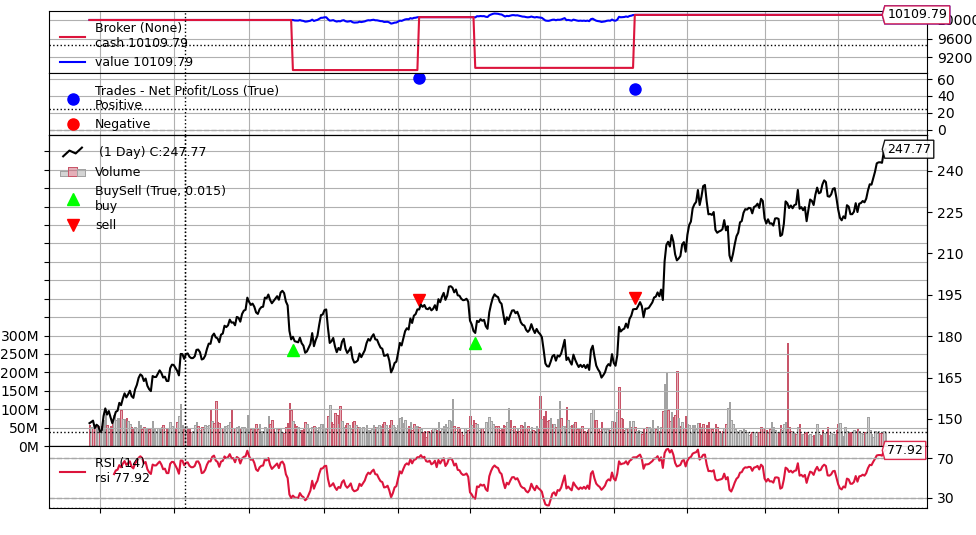

Recreate this plot in Python.
import backtrader as bt
import requests
import pandas as pd
import os

# API Settings
ticker = "AAPL"
start_date = "2023-01-09"
end_date = "2024-12-10"
api_key = "BCnibG6TFwiypPXLQW6cqy5cdcLAP0bf"  # Insert your API Key

# File save path
save_path = f"/Users/rezaghasemi/Downloads/Programming/Quantitative/{ticker}_RSI_Strategy.csv"

# Check if file already exists
if os.path.exists(save_path):
    print("🔍 File found, loading data...")
    df = pd.read_csv(save_path, index_col="date", parse_dates=True)
else:
    print("📡 Fetching data from API...")
    url = f"https://api.polygon.io/v2/aggs/ticker/{ticker}/range/1/day/{start_date}/{end_date}?adjusted=true&sort=asc&apiKey={api_key}"
    response = requests.get(url)

    if response.status_code == 200:
        try:
            data = response.json()["results"]
            df = pd.DataFrame(data)
            df["date"] = pd.to_datetime(df["t"], unit="ms")
            df.set_index("date", inplace=True)

            # Rename columns for Backtrader
            df.rename(columns={"o": "open", "h": "high", "l": "low", "c": "close", "v": "volume"}, inplace=True)

            # Save data to CSV
            df.to_csv(save_path)
            print(f"✅ Data saved at: {save_path}")

        except Exception as e:
            print(f"❌ JSON processing error: {e}")
            exit()
    else:
        print(f"❌ API Error: Status code {response.status_code}")
        print("Response text:", response.text)
        exit()


# 📌 **Backtrader Strategy: RSI-Based Strategy**
class RSIStrategy(bt.Strategy):
    params = (("rsi_period", 14), ("rsi_lower", 30), ("rsi_upper", 70))  # RSI Parameters

    def __init__(self):
        self.rsi = bt.indicators.RSI(period=self.params.rsi_period)  # Compute RSI

    def next(self):
        if not self.position:
            if self.rsi[0] < self.params.rsi_lower:  # Buy when RSI < 30
                cash_available = self.broker.get_cash()
                share_size = cash_available * 0.10 / self.data.close[0]  # Buy with 10% of capital
                self.buy(size=round(share_size))
        else:
            if self.rsi[0] > self.params.rsi_upper:  # Sell when RSI > 70
                self.sell(size=self.position.size)


# 📊 **Backtrader Engine**
cerebro = bt.Cerebro()

# Load data
data = bt.feeds.PandasData(dataname=df)
cerebro.adddata(data)

# Add strategy
cerebro.addstrategy(RSIStrategy)

# Set initial cash
cerebro.broker.set_cash(10000)

# Set commission
cerebro.broker.setcommission(commission=0.001)

# Run backtest
print("Starting Portfolio Value: %.2f" % cerebro.broker.getvalue())
cerebro.run()
print("Final Portfolio Value: %.2f" % cerebro.broker.getvalue())

# Plot results
cerebro.plot()
